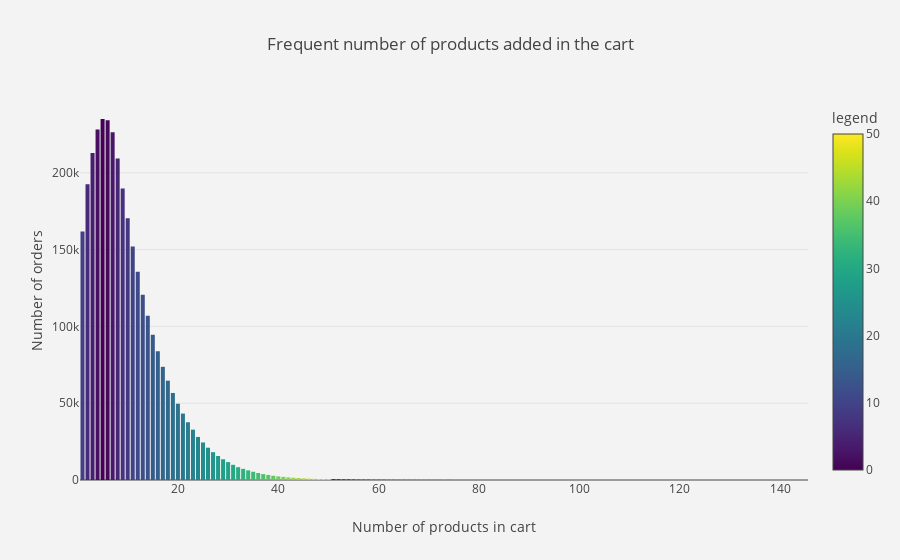

The notebook cell saved with this chart:
### Markdown cell above
## How many products are added to cart in an order?

### Code cell
# distribution of number of products added to cart
combined = order_products.groupby("order_id")["add_to_cart_order"].aggregate("max").reset_index()
combined = combined.add_to_cart_order.value_counts()

bar_chart(combined, "Frequent number of products added in the cart", "Number of products in cart", "Number of orders", 50)

### Figure 1 — Plotly figure (JSON) as saved in the notebook; plotly's stock layout.template omitted (floating-point values rounded to 4 significant figures)
{"data": [{"marker": {"cmax": 50, "cmin": 0, "color": [0, 1, 2, 3, 4, 5, 6, 7, 8, 9, 10, 11, 12, 13, 14, 15, 16, 17, 18, 19, 20, 21, 22, 23, 24, 25, 26, 27, 28, 29, 30, 31, 32, 33, 34, 35, 36, 37, 38, 39, 40, 41, 42, 43, 44, 45, 46, 47, 48, 49], "colorbar": {"title": "legend"}, "colorscale": "Viridis"}, "type": "bar", "uid": "faa4acbb-b323-4a2b-a5eb-34ddfaa7a997", "x": [5, 6, 4, 7, 3, 8, 2, 9, 10, 1, 11, 12, 13, 14, 15, 16, 17, 18, 19, 20, 21, 22, 23, 24, 25, 26, 27, 28, 29, 30, 31, 32, 33, 34, 35, 36, 37, 38, 39, 40, 41, 42, 43, 44, 45, 46, 47, 48, 49, 50, 51, 52, 53, 54, 55, 56, 58, 57, 60, 59, 61, 62, 63, 64, 65, 66, 67, 68, 70, 71, 74, 69, 72, 73, 77, 76, 84, 75, 78, 92, 82, 80, 79, 88, 86, 85, 81, 83, 87, 89, 100, 91, 93, 98, 95, 102, 96, 99, 101, 104, 108, 109, 121, 127, 114, 116, 115, 137, 112, 105, 94, 90, 145], "y": [235066, 234172, 228263, 226395, 212975, 209306, 192577, 189749, 170514, 161868, 151992, 135646, 120548, 106940, 94515, 83808, 73698, 64663, 56684, 49660, 43271, 37603, 32777, 28026, 24443, 21032, 18120, 15612, 13490, 11662, 9906, 8335, 7263, 6273, 5371, 4562, 3841, 3292, 2767, 2344, 2045, 1707, 1472, 1285, 1099, 928, 784, 635, 579, 516, 409, 367, 301, 288, 233, 183, 169, 161, 126, 123, 102, 81, 72, 59, 56, 51, 45, 41, 36, 30, 26, 24, 24, 22, 16, 12, 10, 9, 9, 9, 9, 8, 7, 7, 7, 5, 5, 4, 4, 4, 4, 4, 4, 4, 4, 3, 3, 2, 2, 2, 2, 2, 1, 1, 1, 1, 1, 1, 1, 1, 1, 1, 1]}], "layout": {"paper_bgcolor": "rgb(243,243,243)", "plot_bgcolor": "rgb(243,243,243)", "title": "Frequent number of products added in the cart", "xaxis": {"title": "Number of products in cart"}, "yaxis": {"title": "Number of orders"}}}
